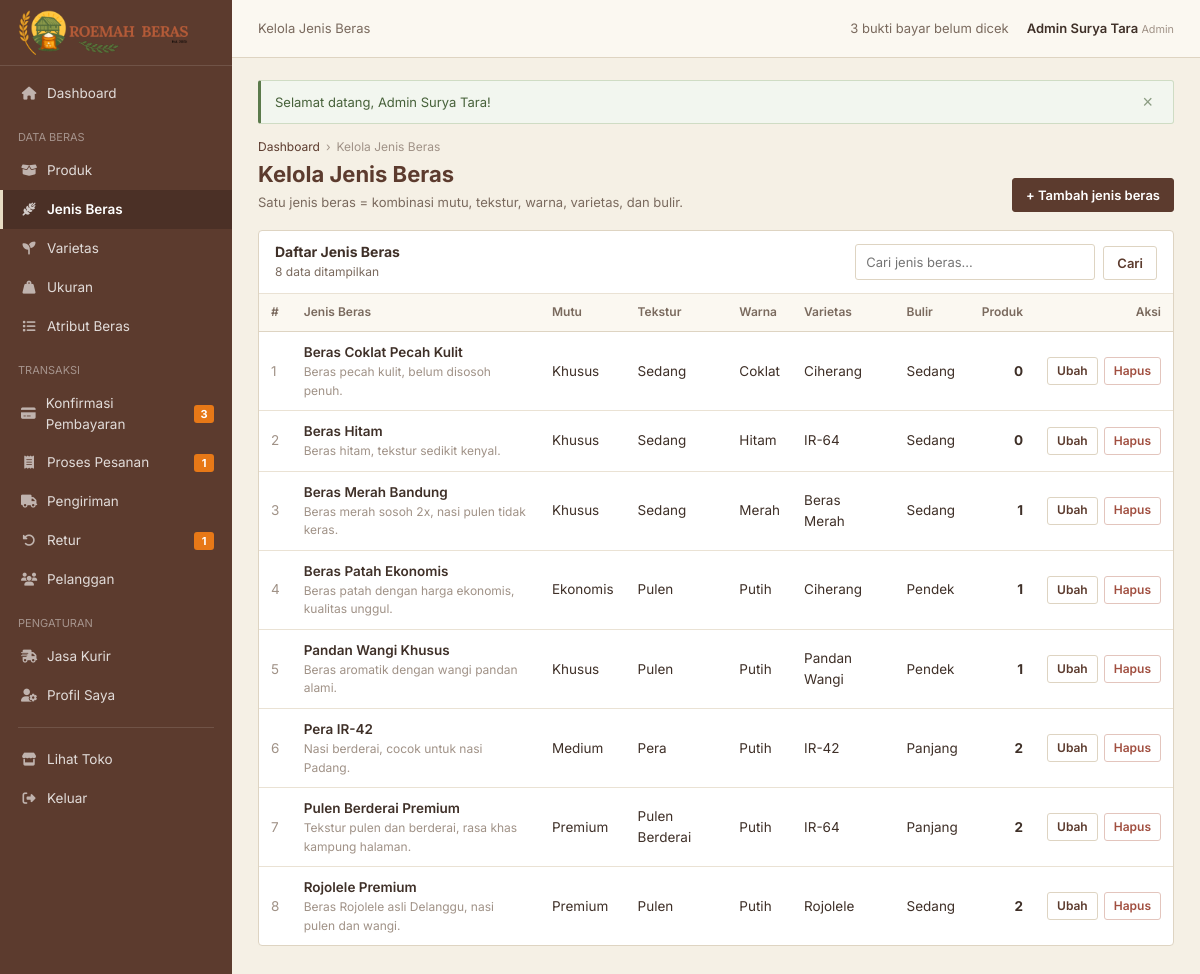
The page /admin/Jenis/index.php (signed in) on the database its author committed.
### tables this page shows
CREATE TABLE `jenis_beras` (
  `id_jenis_beras` INT(11) NOT NULL AUTO_INCREMENT,
  `id_mutu`        INT(11) NOT NULL,
  `id_tekstur`     INT(11) NOT NULL,
  `id_warna`       INT(11) NOT NULL,
  `id_varietas`    INT(11) NOT NULL,
  `id_bulir`       INT(11) NOT NULL,
  `nama_jenis`     VARCHAR(100) NOT NULL,
  `deskripsi`      TEXT DEFAULT NULL,
  PRIMARY KEY (`id_jenis_beras`),
  KEY `fk_jenis_mutu` (`id_mutu`),
  KEY `fk_jenis_tekstur` (`id_tekstur`),
  KEY `fk_jenis_warna` (`id_warna`),
  KEY `fk_jenis_varietas` (`id_varietas`),
  KEY `fk_jenis_bulir` (`id_bulir`),
  CONSTRAINT `fk_jenis_mutu`     FOREIGN KEY (`id_mutu`)     REFERENCES `mutu` (`id_mutu`) ON UPDATE CASCADE,
  CONSTRAINT `fk_jenis_tekstur`  FOREIGN KEY (`id_tekstur`)  REFERENCES `tekstur` (`id_tekstur`) ON UPDATE CASCADE,
  CONSTRAINT `fk_jenis_warna`    FOREIGN KEY (`id_warna`)    REFERENCES `warna` (`id_warna`) ON UPDATE CASCADE,
  CONSTRAINT `fk_jenis_varietas` FOREIGN KEY (`id_varietas`) REFERENCES `varietas` (`id_varietas`) ON UPDATE CASCADE,
  CONSTRAINT `fk_jenis_bulir`    FOREIGN KEY (`id_bulir`)    REFERENCES `bulir` (`id_bulir`) ON UPDATE CASCADE
);

CREATE TABLE `mutu` (
  `id_mutu`   INT(11) NOT NULL AUTO_INCREMENT,
  `nama_mutu` VARCHAR(100) NOT NULL,
  `deskripsi` TEXT DEFAULT NULL,
  PRIMARY KEY (`id_mutu`)
);

CREATE TABLE `tekstur` (
  `id_tekstur`   INT(11) NOT NULL AUTO_INCREMENT,
  `nama_tekstur` VARCHAR(100) NOT NULL,
  `deskripsi`    TEXT DEFAULT NULL,
  PRIMARY KEY (`id_tekstur`)
);

CREATE TABLE `warna` (
  `id_warna`   INT(11) NOT NULL AUTO_INCREMENT,
  `nama_warna` VARCHAR(100) NOT NULL,
  `deskripsi`  TEXT DEFAULT NULL,
  PRIMARY KEY (`id_warna`)
);

CREATE TABLE `varietas` (
  `id_varietas`   INT(11) NOT NULL AUTO_INCREMENT,
  `nama_varietas` VARCHAR(100) NOT NULL,
  `deskripsi`     TEXT DEFAULT NULL,
  PRIMARY KEY (`id_varietas`)
);

CREATE TABLE `bulir` (
  `id_bulir`   INT(11) NOT NULL AUTO_INCREMENT,
  `nama_bulir` VARCHAR(100) NOT NULL,
  `deskripsi`  TEXT DEFAULT NULL,
  PRIMARY KEY (`id_bulir`)
);

### admin/Jenis/index.php (the view, shortened to what this page needs)
<?php
require __DIR__ . '/../sidebar.php';
$q = trim((string)($_GET['q'] ?? ''));
$sql = 'SELECT jb.*, m.nama_mutu, v.nama_varietas, t.nama_tekstur, w.nama_warna, b.nama_bulir,
               (SELECT COUNT(*) FROM produk p WHERE p.id_jenis_beras = jb.id_jenis_beras) AS jml_produk
        FROM jenis_beras jb
        JOIN mutu m ON m.id_mutu = jb.id_mutu
        JOIN varietas v ON v.id_varietas = jb.id_varietas
        JOIN tekstur t ON t.id_tekstur = jb.id_tekstur
        JOIN warna w ON w.id_warna = jb.id_warna
        JOIN bulir b ON b.id_bulir = jb.id_bulir';
$params = [];
$stmt = $pdo->prepare($sql . ' ORDER BY jb.nama_jenis');
$stmt->execute($params);
$jenisList = $stmt->fetchAll();
?>
<div class="panel">
    <div class="panel-head">
        <div><h2>Daftar Jenis Beras</h2><p><?= count($jenisList) ?> data ditampilkan</p></div>
        <form method="GET" class="filter-bar">
            <input name="q" value="<?= h($q) ?>" class="input-a" placeholder="Cari jenis beras..." style="width:240px">
            <button class="btn-a outline">Cari</button>
        </form>
    </div>
    <div class="table-wrap">
        <table class="table-admin">
            <thead>
            <tr><th>#</th><th>Jenis Beras</th><th>Mutu</th><th>Tekstur</th><th>Warna</th><th>Varietas</th><th>Bulir</th><th class="num">Produk</th><th class="num">Aksi</th></tr>
            </thead>
            <tbody>
            <?php foreach ($jenisList as $i => $j): ?>
                <tr>
                    <td style="color:var(--text-muted)"><?= $i + 1 ?></td>
                    <td>
                        <strong><?= h($j['nama_jenis']) ?></strong>
                        <?php if (!empty($j['deskripsi'])): ?><span class="cell-sub"><?= h(mb_strimwidth($j['deskripsi'], 0, 70, '...')) ?></span><?php endif; ?>
                    </td>
                    <td><?= h($j['nama_mutu']) ?></td>
                    <td><?= h($j['nama_tekstur']) ?></td>
                    <td><?= h($j['nama_warna']) ?></td>
                    <td><?= h($j['nama_varietas']) ?></td>
                    <td><?= h($j['nama_bulir']) ?></td>
                    <td class="num"><span style="font-weight:700"><?= (int)$j['jml_produk'] ?></span></td>
                    <td>
                        <div class="row-actions">
                            <a href="<?= url('admin/Jenis/edit.php?id=' . (int)$j['id_jenis_beras']) ?>" class="btn-a outline icon">Ubah</a>
                            <form method="POST" action="<?= url('admin/Jenis/hapus.php') ?>" data-confirm="Hapus jenis beras ini? Tindakan tidak dapat dibatalkan.">
                                <button class="btn-a danger outline icon">Hapus</button>
                            </form>
                        </div>
                    </td>
                </tr>
            <?php endforeach; ?>
            </tbody>
        </table>
    </div>
</div>

### admin/CSS/sidebar.css (style rules this page uses)
:root { --primary: #5c3b2e; --primary-dark: #43291f; --primary-soft: #8b6a58; --accent: #e77817; --accent-dark: #c85f0d; --nav: #d8ccb0; --text: #3f3028; --text-secondary: #7a6a5e; --text-muted: #a09287; --background: #f5f0e5; --cream: #fbf8f1; --cream-2: #f3ead7; --white: #ffffff; --beige: #e7dcc4; --border: #ded4c2; --border-light: #eae2d4; --success: #5b7a4b; --warning: #9a6b2f; --danger: #a14f40; --info: #4c6f7c; }
* { box-sizing: border-box; }
html, body { margin: 0; padding: 0; }
body { background: var(--background); color: var(--text); font-family: "Poppins", "Segoe UI", Arial, sans-serif; font-size: 14px; line-height: 1.55; min-height: 100vh; display: flex; flex-direction: column; }
a { color: inherit; text-decoration: none; }
h1, h2, h3 { line-height: 1.25; }
.flash-wrap { width: min(1160px, calc(100% - 40px)); margin: 16px auto 0; }
.admin-body { font-family: Inter, "Segoe UI", Roboto, Arial, sans-serif; background: var(--background); font-size: 13.5px; }
.admin-flash { width: 100%; margin: 0 0 14px; }
.panel { background: #fff; border: 1px solid var(--border); border-radius: 4px; }

### admin/Jenis/jenis-beras.css (style rules this page uses)
.panel-head { display: flex; justify-content: space-between; align-items: center; gap: 12px; padding: 12px 16px; border-bottom: 1px solid var(--border-light); flex-wrap: wrap; }
.panel-head h2 { margin: 0; color: var(--text); font-size: 14px; font-weight: 700; }
.panel-head p { margin: 2px 0 0; color: var(--text-secondary); font-size: 12px; }
.table-wrap { overflow-x: auto; }
.table-admin { width: 100%; border-collapse: collapse; }
.table-admin th { text-align: left; color: var(--text-secondary); font-size: 12px; font-weight: 600; padding: 9px 12px; border-bottom: 1px solid var(--border); background: var(--cream); white-space: nowrap; }
.table-admin td { padding: 10px 12px; border-bottom: 1px solid var(--border-light); vertical-align: middle; }
.table-admin tr:last-child td { border-bottom: 0; }
.table-admin .num { text-align: right; white-space: nowrap; }
.table-admin strong { color: var(--text); font-weight: 600; }
.cell-sub { display: block; color: var(--text-muted); font-size: 12px; }
.row-actions { display: flex; gap: 6px; justify-content: flex-end; align-items: center; }
.btn-a { display: inline-flex; align-items: center; justify-content: center; gap: 6px; height: 34px; padding: 0 13px; border-radius: 3px; border: 1px solid var(--primary); background: var(--primary); color: #fff; font: inherit; font-size: 13px; font-weight: 600; cursor: pointer; white-space: nowrap; }
.btn-a.outline { background: #fff; color: var(--primary); border-color: var(--border); }
.btn-a.danger { background: var(--danger); border-color: var(--danger); }
.btn-a.danger.outline { background: #fff; color: var(--danger); border-color: #e3c5bd; }
.btn-a.icon { height: 28px; padding: 0 9px; font-size: 12px; }
.input-a, .select-a, .textarea-a { width: 100%; height: 36px; padding: 0 10px; border: 1px solid var(--border); border-radius: 3px; background: #fff; color: var(--text); font: inherit; font-size: 13px; outline: none; }
.filter-bar { display: flex; gap: 8px; align-items: flex-end; flex-wrap: wrap; }

### rows shown on the page
jenis_beras: nama_jenis "Beras Coklat Pecah Kulit", deskripsi "Beras pecah kulit, belum disosoh penuh.", id_mutu.nama_mutu "Khusus", id_tekstur.nama_tekstur "Sedang", id_warna.nama_warna "Coklat", id_varietas.nama_varietas "Ciherang", id_bulir.nama_bulir "Sedang", jml_produk "0"
jenis_beras: nama_jenis "Beras Hitam", deskripsi "Beras hitam, tekstur sedikit kenyal.", id_mutu.nama_mutu "Khusus", id_tekstur.nama_tekstur "Sedang", id_warna.nama_warna "Hitam", id_varietas.nama_varietas "IR-64", id_bulir.nama_bulir "Sedang", jml_produk "0"
jenis_beras: nama_jenis "Beras Merah Bandung", deskripsi "Beras merah sosoh 2x, nasi pulen tidak keras.", id_mutu.nama_mutu "Khusus", id_tekstur.nama_tekstur "Sedang", id_warna.nama_warna "Merah", id_varietas.nama_varietas "Beras Merah", id_bulir.nama_bulir "Sedang", jml_produk "1"
jenis_beras: nama_jenis "Beras Patah Ekonomis", deskripsi "Beras patah dengan harga ekonomis, kualitas unggul.", id_mutu.nama_mutu "Ekonomis", id_tekstur.nama_tekstur "Pulen", id_warna.nama_warna "Putih", id_varietas.nama_varietas "Ciherang", id_bulir.nama_bulir "Pendek", jml_produk "1"
jenis_beras: nama_jenis "Pandan Wangi Khusus", deskripsi "Beras aromatik dengan wangi pandan alami.", id_mutu.nama_mutu "Khusus", id_tekstur.nama_tekstur "Pulen", id_warna.nama_warna "Putih", id_varietas.nama_varietas "Pandan Wangi", id_bulir.nama_bulir "Pendek", jml_produk "1"
jenis_beras: nama_jenis "Pera IR-42", deskripsi "Nasi berderai, cocok untuk nasi Padang.", id_mutu.nama_mutu "Medium", id_tekstur.nama_tekstur "Pera", id_warna.nama_warna "Putih", id_varietas.nama_varietas "IR-42", id_bulir.nama_bulir "Panjang", jml_produk "2"
jenis_beras: nama_jenis "Pulen Berderai Premium", deskripsi "Tekstur pulen dan berderai, rasa khas kampung halaman.", id_mutu.nama_mutu "Premium", id_tekstur.nama_tekstur "Pulen Berderai", id_warna.nama_warna "Putih", id_varietas.nama_varietas "IR-64", id_bulir.nama_bulir "Panjang", jml_produk "2"
jenis_beras: nama_jenis "Rojolele Premium", deskripsi "Beras Rojolele asli Delanggu, nasi pulen dan wangi.", id_mutu.nama_mutu "Premium", id_tekstur.nama_tekstur "Pulen", id_warna.nama_warna "Putih", id_varietas.nama_varietas "Rojolele", id_bulir.nama_bulir "Sedang", jml_produk "2"

### other values the page prints
$m[1] "Dashboard"
$m[0] "DATA BERAS"
$m[1] "Produk"
$m[1] "Jenis Beras"
$m[1] "Varietas"
$m[1] "Ukuran"
$m[1] "Atribut Beras"
$m[0] "TRANSAKSI"
$m[1] "Konfirmasi Pembayaran"
$m[5] "3"
$m[1] "Proses Pesanan"
$m[5] "1"
$m[1] "Pengiriman"
$m[1] "Retur"
$m[1] "Pelanggan"
